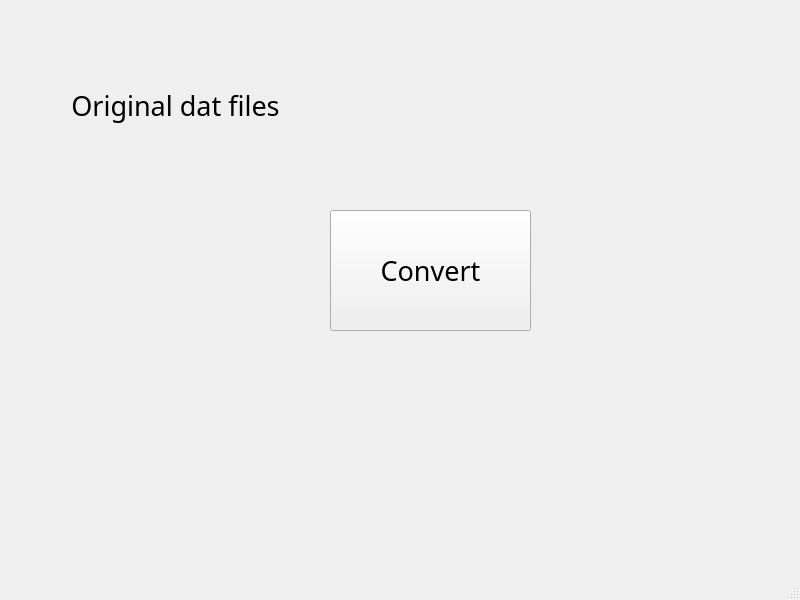
<?xml version="1.0" encoding="UTF-8"?>
<ui version="4.0">
 <class>MainWindow</class>
 <widget class="QMainWindow" name="MainWindow">
  <property name="geometry">
   <rect>
    <x>0</x>
    <y>0</y>
    <width>800</width>
    <height>600</height>
   </rect>
  </property>
  <property name="windowTitle">
   <string>MainWindow</string>
  </property>
  <widget class="QWidget" name="centralwidget">
   <widget class="QLabel" name="label">
    <property name="geometry">
     <rect>
      <x>70</x>
      <y>60</y>
      <width>211</width>
      <height>91</height>
     </rect>
    </property>
    <property name="font">
     <font>
      <family>Perpetua</family>
      <pointsize>20</pointsize>
     </font>
    </property>
    <property name="text">
     <string>&lt;html&gt;&lt;head/&gt;&lt;body&gt;&lt;p align=&quot;center&quot;&gt;Original dat files&lt;/p&gt;&lt;/body&gt;&lt;/html&gt;</string>
    </property>
   </widget>
   <widget class="QPushButton" name="pushButton">
    <property name="geometry">
     <rect>
      <x>330</x>
      <y>210</y>
      <width>201</width>
      <height>121</height>
     </rect>
    </property>
    <property name="font">
     <font>
      <family>Perpetua</family>
      <pointsize>20</pointsize>
     </font>
    </property>
    <property name="text">
     <string>Convert</string>
    </property>
   </widget>
  </widget>
  <widget class="QMenuBar" name="menubar">
   <property name="geometry">
    <rect>
     <x>0</x>
     <y>0</y>
     <width>800</width>
     <height>21</height>
    </rect>
   </property>
  </widget>
  <widget class="QStatusBar" name="statusbar"/>
 </widget>
 <resources/>
 <connections/>
</ui>
